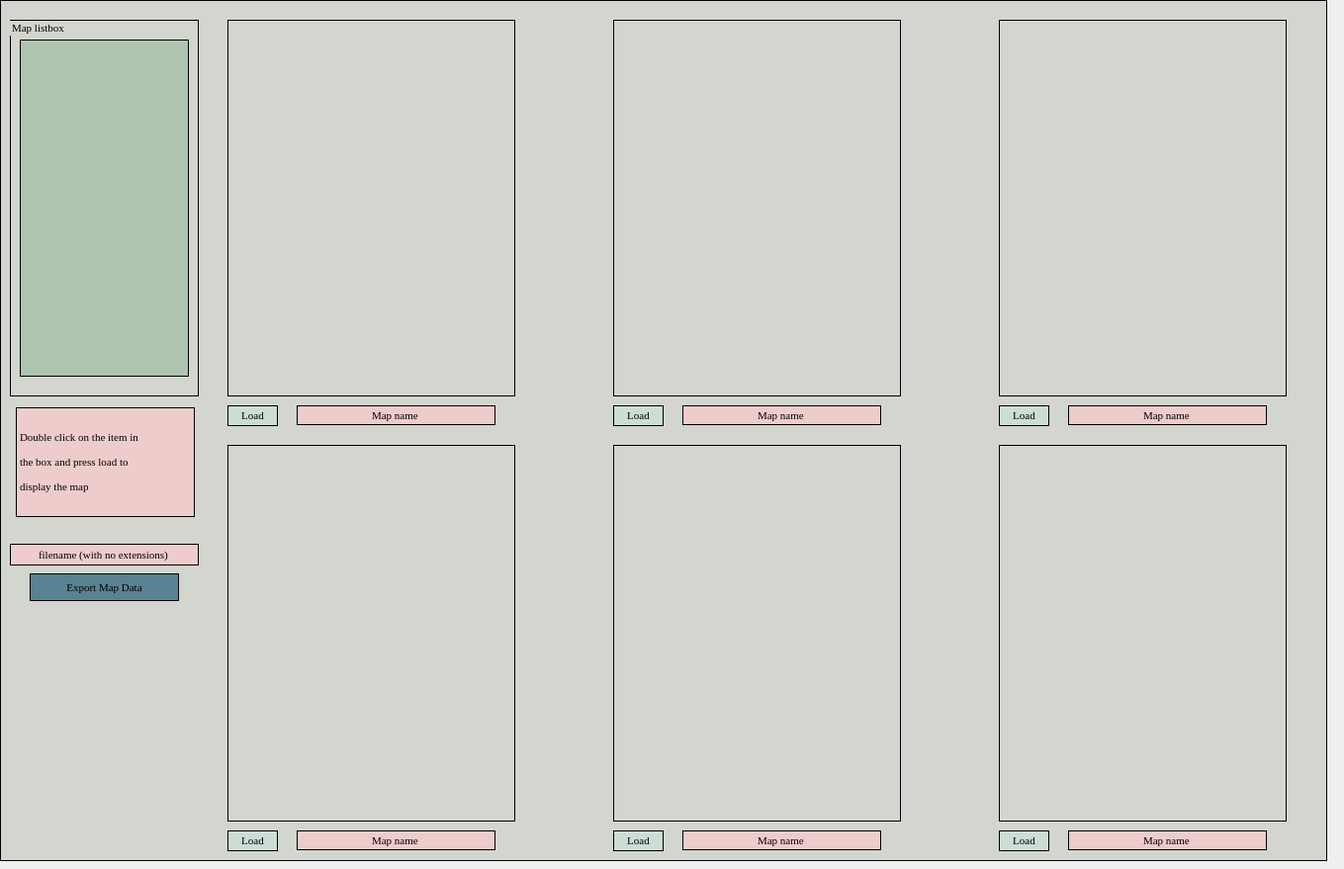
<?xml version="1.0" encoding="UTF-8"?>
<ui version="4.0">
 <class>Dialog</class>
 <widget class="QDialog" name="Dialog">
  <property name="geometry">
   <rect>
    <x>0</x>
    <y>0</y>
    <width>1359</width>
    <height>879</height>
   </rect>
  </property>
  <property name="windowTitle">
   <string>Dialog</string>
  </property>
  <widget class="QWidget" name="image_inspector" native="true">
   <property name="geometry">
    <rect>
     <x>0</x>
     <y>0</y>
     <width>1342</width>
     <height>871</height>
    </rect>
   </property>
   <property name="maximumSize">
    <size>
     <width>16777215</width>
     <height>16777215</height>
    </size>
   </property>
   <property name="font">
    <font>
     <family>Times New Roman</family>
     <pointsize>8</pointsize>
     <weight>50</weight>
     <italic>false</italic>
     <bold>false</bold>
    </font>
   </property>
   <property name="styleSheet">
    <string notr="true">background-color: rgb(211, 213, 207);
font: 8pt &quot;Times New Roman&quot;;
border: 1px solid black;</string>
   </property>
   <widget class="QWidget" name="verticalLayoutWidget">
    <property name="geometry">
     <rect>
      <x>230</x>
      <y>20</y>
      <width>291</width>
      <height>381</height>
     </rect>
    </property>
    <layout class="QVBoxLayout" name="slot1_plot"/>
   </widget>
   <widget class="QWidget" name="verticalLayoutWidget_2">
    <property name="geometry">
     <rect>
      <x>230</x>
      <y>450</y>
      <width>291</width>
      <height>381</height>
     </rect>
    </property>
    <layout class="QVBoxLayout" name="slot4_plot"/>
   </widget>
   <widget class="QWidget" name="verticalLayoutWidget_3">
    <property name="geometry">
     <rect>
      <x>620</x>
      <y>450</y>
      <width>291</width>
      <height>381</height>
     </rect>
    </property>
    <layout class="QVBoxLayout" name="slot5_plot"/>
   </widget>
   <widget class="QWidget" name="verticalLayoutWidget_4">
    <property name="geometry">
     <rect>
      <x>620</x>
      <y>20</y>
      <width>291</width>
      <height>381</height>
     </rect>
    </property>
    <layout class="QVBoxLayout" name="slot2_plot"/>
   </widget>
   <widget class="QWidget" name="verticalLayoutWidget_5">
    <property name="geometry">
     <rect>
      <x>1010</x>
      <y>450</y>
      <width>291</width>
      <height>381</height>
     </rect>
    </property>
    <layout class="QVBoxLayout" name="slot6_plot"/>
   </widget>
   <widget class="QWidget" name="verticalLayoutWidget_6">
    <property name="geometry">
     <rect>
      <x>1010</x>
      <y>20</y>
      <width>291</width>
      <height>381</height>
     </rect>
    </property>
    <layout class="QVBoxLayout" name="slot3_plot"/>
   </widget>
   <widget class="QLineEdit" name="slot1_name">
    <property name="geometry">
     <rect>
      <x>300</x>
      <y>410</y>
      <width>201</width>
      <height>20</height>
     </rect>
    </property>
    <property name="styleSheet">
     <string notr="true">background-color: rgb(238, 204, 204);
border: 1px solid black;</string>
    </property>
    <property name="text">
     <string>Map name</string>
    </property>
    <property name="alignment">
     <set>Qt::AlignCenter</set>
    </property>
   </widget>
   <widget class="QGroupBox" name="Map_listbox_group_mmcWindow">
    <property name="geometry">
     <rect>
      <x>10</x>
      <y>20</y>
      <width>191</width>
      <height>381</height>
     </rect>
    </property>
    <property name="font">
     <font>
      <family>Times New Roman</family>
      <pointsize>8</pointsize>
      <weight>50</weight>
      <italic>false</italic>
      <bold>false</bold>
     </font>
    </property>
    <property name="styleSheet">
     <string notr="true">border: 1px solid black;</string>
    </property>
    <property name="title">
     <string>Map listbox</string>
    </property>
    <widget class="QListWidget" name="Map_listbox_mmcWindow">
     <property name="geometry">
      <rect>
       <x>10</x>
       <y>20</y>
       <width>171</width>
       <height>341</height>
      </rect>
     </property>
     <property name="styleSheet">
      <string notr="true">background-color: rgb(174, 195, 176);border: 1px solid black;</string>
     </property>
    </widget>
   </widget>
   <widget class="QPushButton" name="slot1_load">
    <property name="geometry">
     <rect>
      <x>230</x>
      <y>410</y>
      <width>51</width>
      <height>21</height>
     </rect>
    </property>
    <property name="styleSheet">
     <string notr="true">background-color: rgb(204, 221, 214);</string>
    </property>
    <property name="text">
     <string>Load</string>
    </property>
   </widget>
   <widget class="QLineEdit" name="slot2_name">
    <property name="geometry">
     <rect>
      <x>690</x>
      <y>410</y>
      <width>201</width>
      <height>20</height>
     </rect>
    </property>
    <property name="styleSheet">
     <string notr="true">background-color: rgb(238, 204, 204);
border: 1px solid black;</string>
    </property>
    <property name="text">
     <string>Map name</string>
    </property>
    <property name="alignment">
     <set>Qt::AlignCenter</set>
    </property>
   </widget>
   <widget class="QPushButton" name="slot2_load">
    <property name="geometry">
     <rect>
      <x>620</x>
      <y>410</y>
      <width>51</width>
      <height>21</height>
     </rect>
    </property>
    <property name="styleSheet">
     <string notr="true">background-color: rgb(204, 221, 214);</string>
    </property>
    <property name="text">
     <string>Load</string>
    </property>
   </widget>
   <widget class="QLineEdit" name="slot3_name">
    <property name="geometry">
     <rect>
      <x>1080</x>
      <y>410</y>
      <width>201</width>
      <height>20</height>
     </rect>
    </property>
    <property name="styleSheet">
     <string notr="true">background-color: rgb(238, 204, 204);
border: 1px solid black;</string>
    </property>
    <property name="text">
     <string>Map name</string>
    </property>
    <property name="alignment">
     <set>Qt::AlignCenter</set>
    </property>
   </widget>
   <widget class="QPushButton" name="slot3_load">
    <property name="geometry">
     <rect>
      <x>1010</x>
      <y>410</y>
      <width>51</width>
      <height>21</height>
     </rect>
    </property>
    <property name="styleSheet">
     <string notr="true">background-color: rgb(204, 221, 214);</string>
    </property>
    <property name="text">
     <string>Load</string>
    </property>
   </widget>
   <widget class="QLineEdit" name="slot4_name">
    <property name="geometry">
     <rect>
      <x>300</x>
      <y>840</y>
      <width>201</width>
      <height>20</height>
     </rect>
    </property>
    <property name="styleSheet">
     <string notr="true">background-color: rgb(238, 204, 204);
border: 1px solid black;</string>
    </property>
    <property name="text">
     <string>Map name</string>
    </property>
    <property name="alignment">
     <set>Qt::AlignCenter</set>
    </property>
   </widget>
   <widget class="QPushButton" name="slot4_load">
    <property name="geometry">
     <rect>
      <x>230</x>
      <y>840</y>
      <width>51</width>
      <height>21</height>
     </rect>
    </property>
    <property name="styleSheet">
     <string notr="true">background-color: rgb(204, 221, 214);</string>
    </property>
    <property name="text">
     <string>Load</string>
    </property>
   </widget>
   <widget class="QLineEdit" name="slot5_name">
    <property name="geometry">
     <rect>
      <x>690</x>
      <y>840</y>
      <width>201</width>
      <height>20</height>
     </rect>
    </property>
    <property name="styleSheet">
     <string notr="true">background-color: rgb(238, 204, 204);
border: 1px solid black;</string>
    </property>
    <property name="text">
     <string>Map name</string>
    </property>
    <property name="alignment">
     <set>Qt::AlignCenter</set>
    </property>
   </widget>
   <widget class="QPushButton" name="slot5_load">
    <property name="geometry">
     <rect>
      <x>620</x>
      <y>840</y>
      <width>51</width>
      <height>21</height>
     </rect>
    </property>
    <property name="styleSheet">
     <string notr="true">background-color: rgb(204, 221, 214);</string>
    </property>
    <property name="text">
     <string>Load</string>
    </property>
   </widget>
   <widget class="QLineEdit" name="slot6_name">
    <property name="geometry">
     <rect>
      <x>1080</x>
      <y>840</y>
      <width>201</width>
      <height>20</height>
     </rect>
    </property>
    <property name="styleSheet">
     <string notr="true">background-color: rgb(238, 204, 204);
border: 1px solid black;</string>
    </property>
    <property name="text">
     <string>Map name</string>
    </property>
    <property name="alignment">
     <set>Qt::AlignCenter</set>
    </property>
   </widget>
   <widget class="QPushButton" name="slot6_load">
    <property name="geometry">
     <rect>
      <x>1010</x>
      <y>840</y>
      <width>51</width>
      <height>21</height>
     </rect>
    </property>
    <property name="styleSheet">
     <string notr="true">background-color: rgb(204, 221, 214);</string>
    </property>
    <property name="text">
     <string>Load</string>
    </property>
   </widget>
   <widget class="QLabel" name="label">
    <property name="geometry">
     <rect>
      <x>16</x>
      <y>412</y>
      <width>181</width>
      <height>111</height>
     </rect>
    </property>
    <property name="styleSheet">
     <string notr="true">background-color: rgb(238, 204, 204);
border: 1px solid black;</string>
    </property>
    <property name="text">
     <string>&lt;html&gt;&lt;head/&gt;&lt;body&gt;&lt;p&gt;Double click on the item in &lt;/p&gt;&lt;p&gt;the box and press load to &lt;/p&gt;&lt;p&gt;display the map&lt;/p&gt;&lt;/body&gt;&lt;/html&gt;</string>
    </property>
   </widget>
   <widget class="QPushButton" name="exportMapData">
    <property name="geometry">
     <rect>
      <x>30</x>
      <y>580</y>
      <width>151</width>
      <height>28</height>
     </rect>
    </property>
    <property name="styleSheet">
     <string notr="true">background-color: rgb(89, 131, 146);</string>
    </property>
    <property name="text">
     <string>Export Map Data</string>
    </property>
   </widget>
   <widget class="QLineEdit" name="exportMapData_filename">
    <property name="geometry">
     <rect>
      <x>10</x>
      <y>550</y>
      <width>191</width>
      <height>22</height>
     </rect>
    </property>
    <property name="styleSheet">
     <string notr="true">background-color: rgb(238, 204, 204);
border: 1px solid black;</string>
    </property>
    <property name="text">
     <string>filename (with no extensions)</string>
    </property>
    <property name="alignment">
     <set>Qt::AlignCenter</set>
    </property>
   </widget>
  </widget>
 </widget>
 <resources/>
 <connections/>
</ui>
